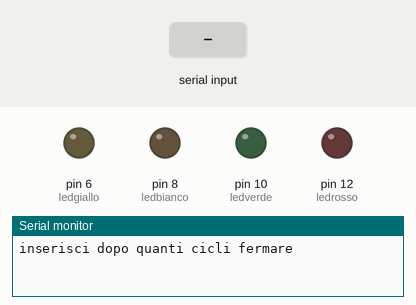
Simulated run of this sketch. Board: Arduino Uno, built with avr-gcc and run on an emulated ATmega328P. Parts: output pins drawn as LEDs (lit = HIGH), the last lines printed to the serial monitor. The test bench sets the inputs (shaded band). Random numbers use the default seed unless the sketch sets one.

Above: at 0.9 s.
1.0 s: "90,45\n" received over Serial
At 3.4 s:
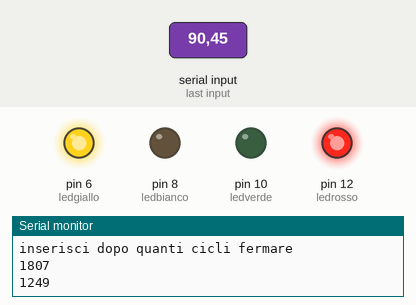
At 4.8 s:
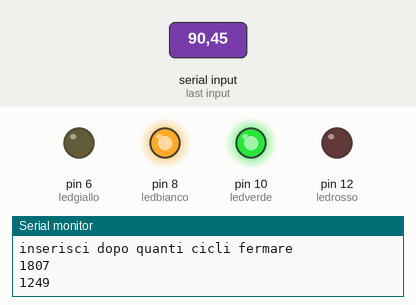
Timing chart, 0 to 10.0 s (numbered marks = the images above; inputs shaded):
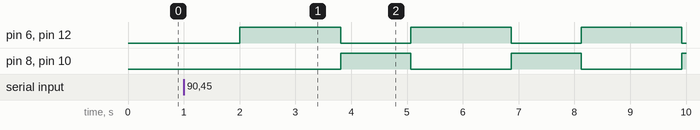

The sketch:

sketch_feb16a.ino
```cpp
int ledrosso = 12;
int ledverde = 10;
int ledbianco = 8;
int ledgiallo = 6;
int drg = 0;
int dbv = 0;
int fermante = 0;
void setup() {
  // put your setup code here, to run once:
pinMode(ledrosso,OUTPUT);
pinMode(ledverde,OUTPUT);
pinMode(ledbianco,OUTPUT);
pinMode(ledgiallo,OUTPUT);
Serial.begin(9600);
  Serial.println("inserisci dopo quanti cicli fermare");
while(Serial.available() == 0) {}
fermante = Serial.readString().toInt();
drg = random(1000,2000);
Serial.println(drg);
dbv = random(1000,2000);
Serial.println(dbv);
}
void loop() {
  // put your main code here, to run repeatedly:

  for(int i = 0;i < fermante;i++)
  {
    tutto();
  }
  setup();
}
void tutto()
{
  digitalWrite(ledrosso,HIGH);
  digitalWrite(ledgiallo, HIGH);
  delay(drg);
  digitalWrite(ledrosso,LOW);
  digitalWrite(ledgiallo, LOW);
  digitalWrite(ledbianco, HIGH);
  digitalWrite(ledverde, HIGH);
  delay(dbv);
  digitalWrite(ledbianco,LOW);
  digitalWrite(ledverde, LOW);
}
```

Measured:
- after the input at 1.0 s, pin 6 (ledgiallo), pin 12 (ledrosso): alternates HIGH for 1.8 s and LOW for 1.2 s, starting after 1.0 s; pin 8 (ledbianco), pin 10 (ledverde): alternates HIGH for 1.2 s and LOW for 1.8 s, starting after 2.8 s
